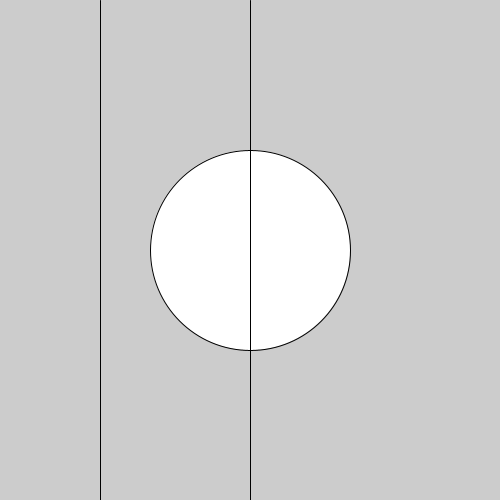
Frame 1 (no input)
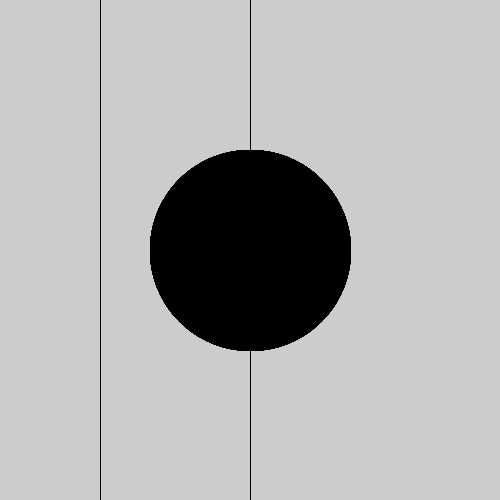
Frame 60 (the mouse pressed at the canvas centre just before this capture)
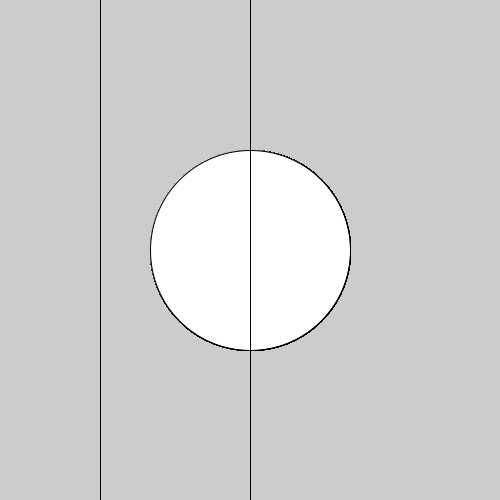
Frame 120 (the mouse held since frame 60 and released just before this capture)

The Processing sketch that drew these frames (run headless with seeded random() and noise(); from frame 60 on, the mouse is pressed at the canvas centre):

// Processing sketch: condicional_compleja
// ── condicional_compleja.pde
float r = 255;
float g = 255;
float b = 255;

void setup() {
  size(500, 500);
}

void draw() {
  fill(r, g, b);
  ellipse(width/2, height/2, 200, 200);
  
  if (mouseX < width/2 && mouseY<height/2) {
    r = 0;
    g = 0;
    b = 0;
  } else {
    r = 255;
    g = 255;
    b = 255;
  }
  
  line(100,0,100,height);
  line(width/2,0,width/2,height);
}
